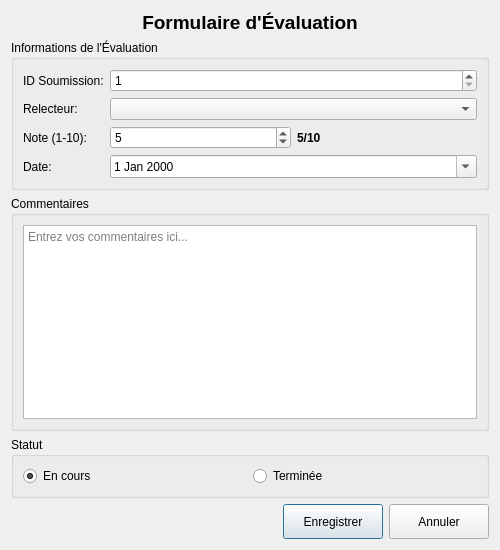
<?xml version="1.0" encoding="UTF-8"?>
<ui version="4.0">
 <class>EvaluationFormDialog</class>
 <widget class="QDialog" name="EvaluationFormDialog">
  <property name="geometry">
   <rect>
    <x>0</x>
    <y>0</y>
    <width>500</width>
    <height>550</height>
   </rect>
  </property>
  <property name="windowTitle">
   <string>Formulaire d'Évaluation</string>
  </property>
  <layout class="QVBoxLayout" name="verticalLayout">
   <item>
    <widget class="QLabel" name="lblTitle">
     <property name="text">
      <string>Formulaire d'Évaluation</string>
     </property>
     <property name="alignment">
      <set>Qt::AlignCenter</set>
     </property>
     <property name="font">
      <font>
       <pointsize>14</pointsize>
       <weight>75</weight>
       <bold>true</bold>
      </font>
     </property>
    </widget>
   </item>
   <item>
    <widget class="QGroupBox" name="groupBoxInfo">
     <property name="title">
      <string>Informations de l'Évaluation</string>
     </property>
     <layout class="QFormLayout" name="formLayout">
      <item row="0" column="0">
       <widget class="QLabel" name="lblSubmissionId">
        <property name="text">
         <string>ID Soumission:</string>
        </property>
       </widget>
      </item>
      <item row="0" column="1">
       <widget class="QSpinBox" name="spinBoxSubmissionId">
        <property name="minimum">
         <number>1</number>
        </property>
        <property name="maximum">
         <number>999999</number>
        </property>
       </widget>
      </item>
      <item row="1" column="0">
       <widget class="QLabel" name="lblReviewer">
        <property name="text">
         <string>Relecteur:</string>
        </property>
       </widget>
      </item>
      <item row="1" column="1">
       <widget class="QComboBox" name="comboBoxReviewer"/>
      </item>
      <item row="2" column="0">
       <widget class="QLabel" name="lblNote">
        <property name="text">
         <string>Note (1-10):</string>
        </property>
       </widget>
      </item>
      <item row="2" column="1">
       <layout class="QHBoxLayout" name="horizontalLayout">
        <item>
         <widget class="QSpinBox" name="spinBoxNote">
          <property name="minimum">
           <number>1</number>
          </property>
          <property name="maximum">
           <number>10</number>
          </property>
          <property name="value">
           <number>5</number>
          </property>
         </widget>
        </item>
        <item>
         <widget class="QLabel" name="lblNoteValue">
          <property name="text">
           <string>5/10</string>
          </property>
          <property name="font">
           <font>
            <weight>75</weight>
            <bold>true</bold>
           </font>
          </property>
         </widget>
        </item>
       </layout>
      </item>
      <item row="3" column="0">
       <widget class="QLabel" name="lblDate">
        <property name="text">
         <string>Date:</string>
        </property>
       </widget>
      </item>
      <item row="3" column="1">
       <widget class="QDateEdit" name="dateEdit">
        <property name="calendarPopup">
         <bool>true</bool>
        </property>
       </widget>
      </item>
     </layout>
    </widget>
   </item>
   <item>
    <widget class="QGroupBox" name="groupBoxComments">
     <property name="title">
      <string>Commentaires</string>
     </property>
     <layout class="QVBoxLayout" name="verticalLayout_2">
      <item>
       <widget class="QTextEdit" name="textEditCommentaires">
        <property name="placeholderText">
         <string>Entrez vos commentaires ici...</string>
        </property>
       </widget>
      </item>
     </layout>
    </widget>
   </item>
   <item>
    <widget class="QGroupBox" name="groupBoxStatus">
     <property name="title">
      <string>Statut</string>
     </property>
     <layout class="QHBoxLayout" name="horizontalLayout_2">
      <item>
       <widget class="QRadioButton" name="radioEnCours">
        <property name="text">
         <string>En cours</string>
        </property>
        <property name="checked">
         <bool>true</bool>
        </property>
       </widget>
      </item>
      <item>
       <widget class="QRadioButton" name="radioTerminee">
        <property name="text">
         <string>Terminée</string>
        </property>
       </widget>
      </item>
     </layout>
    </widget>
   </item>
   <item>
    <layout class="QHBoxLayout" name="horizontalLayoutButtons">
     <item>
      <spacer name="horizontalSpacer">
       <property name="orientation">
        <enum>Qt::Horizontal</enum>
       </property>
       <property name="sizeHint" stdset="0">
        <size>
         <width>40</width>
         <height>20</height>
        </size>
       </property>
      </spacer>
     </item>
     <item>
      <widget class="QPushButton" name="btnSave">
       <property name="text">
        <string>Enregistrer</string>
       </property>
       <property name="minimumSize">
        <size>
         <width>100</width>
         <height>35</height>
        </size>
       </property>
      </widget>
     </item>
     <item>
      <widget class="QPushButton" name="btnCancel">
       <property name="text">
        <string>Annuler</string>
       </property>
       <property name="minimumSize">
        <size>
         <width>100</width>
         <height>35</height>
        </size>
       </property>
      </widget>
     </item>
    </layout>
   </item>
  </layout>
 </widget>
 <resources/>
 <connections/>
</ui>
